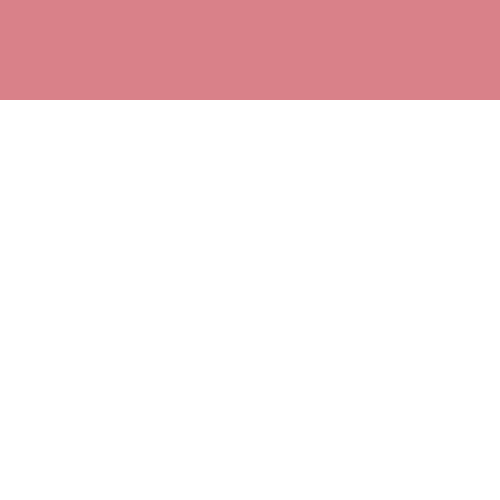
Frame 1 (no input)
Frame 2 (the mouse pressed at the canvas centre, redrawn once): identical to frame 1, image omitted

The p5.js sketch that drew this single still picture (run headless with seeded random() and noise() and a simulated clock; the mouse was pressed at the canvas centre and the sketch redrawn once):

// p5.js sketch
// ── sketch.js
let x = 0;
let y = 0;
let spacing = 50;
let textColumn = -1; // Variable to store the column index for text
let strings = [
  "We met at a dinner arranged by our parents.",
  "You met her in middle school",
  "You called me in the middle of the night.",
  "She resets you",
  "I was at your wedding. Your wife looks chubby"
]; // Array of text strings
let dates = ["Sep 1, 2004", "Aug 15, 2010", "Feb 28, 2021", "Dec 12, 2023", "Nov 26, 2025"]; // Array of date strings
let colors = [
  [217, 129, 137],
  [234, 113, 123],
  [213, 32, 47],
  [147, 22, 33],
  [173, 52, 62]
]; // Updated array of colors for every two rows
let margin = 20; // Margin from the sides
let isStringRow = false; // Start with dates
let rowCount = 0; // Counter to track rows displayed
let paused = false; // Flag to handle the delay
let dateIndex = 0; // Index to track the fixed order of dates
let colorIndex = 0; // Index to track the current color
let showingBackground = true; // Flag to show background colors first

function setup() {
  createCanvas(500, 500);
  textSize(12); // Adjust text size
  textAlign(CENTER, CENTER); // Default text alignment
  noStroke(); // Hide the grid
  frameRate(1); // Slow down the frame rate (1 frame per second)
}

function draw() {
  if (paused) return; // Skip execution if paused

  if (showingBackground) {
    // Display the background colors for the top two rows
    let currentColor = colors[colorIndex];
    fill(currentColor[0], currentColor[1], currentColor[2]);
    rect(0, y, width, spacing); // Fill the first row's background
    rect(0, y + spacing, width, spacing); // Fill the second row's background

    // Wait 1 second before proceeding to display text
    showingBackground = false;
    paused = true;
    setTimeout(() => {
      paused = false; // Resume after 1 second
      loop(); // Restart the draw loop
    }, 1000);
    noLoop();
    return;
  }

  // Define the valid range for text placement (excluding the margin)
  let totalColumns = floor(width / spacing);
  let startColumn = ceil(margin / spacing); // Start column after margin
  let endColumn = floor((width - margin) / spacing) - 1; // Last column before margin
  let validColumns = endColumn - startColumn + 1;

  // Select a random column within the margin boundaries for the date
  if (!isStringRow && x === 0) {
    textColumn = startColumn + floor(random(validColumns)); // Pick a random column within the valid range
  }

  // Determine what to display (strings or dates) based on the row type
  let contentArray = isStringRow ? strings : dates;

  // Ensure there's content left to display
  if (contentArray.length > 0) {
    let randomContent;
    let textY;

    if (isStringRow) {
      // Randomly select a string
      let randomIndex = floor(random(contentArray.length));
      randomContent = contentArray[randomIndex];
      contentArray.splice(randomIndex, 1); // Remove the displayed string
      textFont("Arial"); // Set the font for strings
      textStyle(ITALIC); // Set text style to italic
      textAlign(CENTER, CENTER); // Center-align strings
      textY = y + spacing / 2; // Align strings to the vertical center of the square
    } else {
      // Sequentially select a date
      randomContent = contentArray[dateIndex];
      dateIndex = (dateIndex + 1) % contentArray.length; // Move to the next date
      textFont("Arial"); // Set the font for dates
      textStyle(BOLD); // Set text style to bold
      textAlign(CENTER, BOTTOM); // Bottom-align dates
      textY = y + spacing; // Align dates to the bottom of the square
    }

    // Draw the text
    for (let col = 0; col < totalColumns; col++) {
      let rectX = col * spacing;
      if (col === textColumn) {
        fill(255); // Set text color for the text
        text(randomContent, rectX + spacing / 2, textY); // Draw the text or date
      }
    }
  }

  // Move to the next row
  y += spacing;
  rowCount++; // Increment the row counter

  // Alternate between date and string rows
  isStringRow = !isStringRow;

  // After two rows, update the background color index and show background
  if (rowCount % 2 === 0) {
    colorIndex = (colorIndex + 1) % colors.length; // Cycle through colors
    showingBackground = true; // Trigger background display
  }

  // Pause after every 2 rows
  if (rowCount % 2 === 0) {
    paused = true;
    setTimeout(() => {
      paused = false; // Resume after 3 seconds
      loop(); // Restart the draw loop
    }, 3000); // 3-second delay
    noLoop(); // Temporarily stop the draw loop
  }

  // Stop when the canvas is filled or content is exhausted
  if (y >= height || (strings.length === 0 && dateIndex >= dates.length)) {
    noLoop();
  }
}
